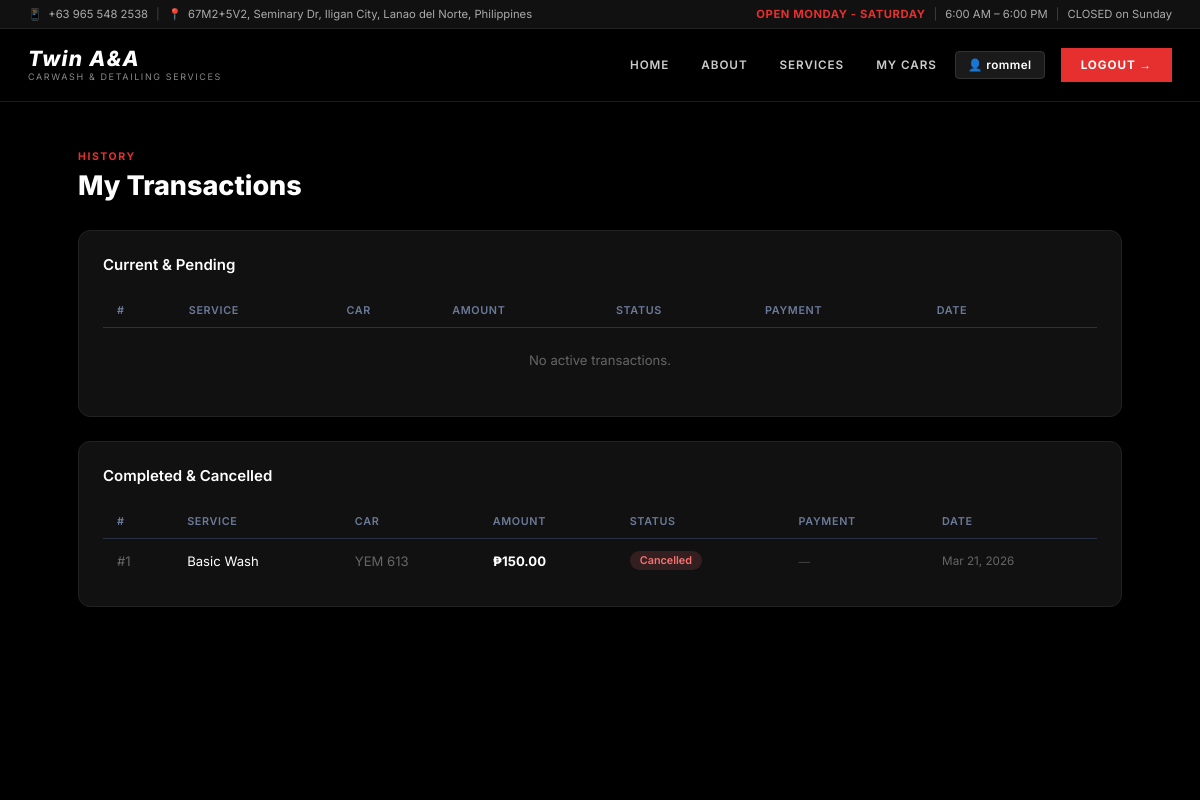
The page /portal/transactions/ (signed in) on the database its author committed.
### car_wash/models.py (models this page shows, shortened)
class Transaction(models.Model):
    STATUS_CHOICES = [
        ('pending',     'Pending'),
        ('in_progress', 'In Progress'),
        ('completed',   'Completed'),
        ('cancelled',   'Cancelled'),
    ]
    customer         = models.ForeignKey(Customer, on_delete=models.CASCADE, related_name='transactions')
    car              = models.ForeignKey(Car, on_delete=models.SET_NULL, null=True, blank=True, related_name='transactions')
    service          = models.ForeignKey(Service, on_delete=models.CASCADE, related_name='transactions')
    transaction_date = models.DateTimeField(auto_now_add=True)
    scheduled_date   = models.DateField(null=True, blank=True, help_text="Customer's preferred service date")
    scheduled_time   = models.TimeField(null=True, blank=True, help_text="Customer's preferred service time")
    status           = models.CharField(max_length=20, choices=STATUS_CHOICES, default='pending')
    notes            = models.TextField(blank=True)
    @property
    def amount(self):
        return self.service.price
    class Meta:
        ordering = ['-transaction_date']

class Service(models.Model):
    service_type     = models.CharField(max_length=100)
    service_name     = models.CharField(max_length=100)
    description      = models.TextField(blank=True)
    price            = models.DecimalField(max_digits=8, decimal_places=2)
    duration_minutes = models.PositiveIntegerField(default=30, help_text="Estimated duration in minutes")
    is_package       = models.BooleanField(default=False, help_text="Mark as a package deal")
    class Meta:
        ordering = ['service_type', 'service_name']

class Car(models.Model):
    CAR_TYPE_CHOICES = [
        ('sedan',      'Sedan'),
        ('suv',        'SUV'),
        ('van',        'Van'),
        ('pickup',     'Pickup Truck'),
        ('hatchback',  'Hatchback'),
        ('coupe',      'Coupe'),
        ('motorcycle', 'Motorcycle'),
        ('other',      'Other'),
    ]
    customer     = models.ForeignKey(Customer, on_delete=models.CASCADE, related_name='cars')
    plate_number = models.CharField(max_length=20)
    make         = models.CharField(max_length=100, help_text="e.g. Toyota")
    model_name   = models.CharField(max_length=100, help_text="e.g. Vios")
    year         = models.PositiveIntegerField(null=True, blank=True)
    color        = models.CharField(max_length=50, blank=True)
    car_type     = models.CharField(max_length=20, choices=CAR_TYPE_CHOICES, default='sedan')
    class Meta:
        ordering = ['plate_number']

### car_wash/views.py (the view)
# urls.py: path('portal/transactions/', views.portal_transactions, name='portal_transactions'),
@login_required(login_url='/portal/login/')
def portal_transactions(request):
    try:
        c = request.user.customer
    except Customer.DoesNotExist:
        logout(request)
        return redirect('portal_register')
    all_txs             = c.transactions.select_related('service', 'car').prefetch_related('payment').all()
    active_transactions = all_txs.filter(status__in=['pending', 'in_progress'])
    past_transactions   = all_txs.filter(status__in=['completed', 'cancelled'])
    return render(request, 'customer_transactions.html', {
        'active_transactions': active_transactions,
        'past_transactions':   past_transactions,
    })

### car_wash/templates/customer_transactions.html (shortened to what this page needs)
{% extends "customer_base.html" %}
{% block content %}
<div style="padding-top:12px">
  <div style="margin-bottom:28px">
    <div style="font-size:.7rem;font-weight:700;letter-spacing:.15em;color:#e63030;text-transform:uppercase;margin-bottom:6px">History</div>
    <h1 style="font-size:1.8rem;font-weight:800;color:#fff">My Transactions</h1>
  </div>
  <div class="card" style="background:#111;border-color:#222;margin-bottom:24px">
    <div class="card-header">
      <span class="card-title" style="color:#fff">Current & Pending</span>
    </div>
    <div class="tbl-wrap">
      <table>
        <thead><tr><th>#</th><th>Service</th><th>Car</th><th>Amount</th><th>Status</th><th>Payment</th><th>Date</th><th></th></tr></thead>
        <tbody>
          {% for tx in active_transactions %}
          <tr>
            <td style="color:#666">#{{ tx.pk }}</td>
            <td style="color:#fff">{{ tx.service.service_name }}</td>
            <td style="color:#666">{% if tx.car %}{{ tx.car.plate_number }}{% else %}—{% endif %}</td>
            <td style="font-weight:700;color:#e63030">₱{{ tx.amount }}</td>
            <td><span class="badge badge-{{ tx.status }}">{{ tx.get_status_display }}</span></td>
            <td>
              {% if tx.payment %}
                <span class="badge badge-{{ tx.payment.status }}">{{ tx.payment.get_status_display }}</span>
              {% else %}
                <a href="{% url 'portal_pay' tx.pk %}" class="btn btn-primary btn-sm">Pay Now</a>
              {% endif %}
            </td>
            <td style="color:#666;font-size:.78rem">{{ tx.transaction_date|date:"M d, Y" }}</td>
            <td>
              {% if tx.status == 'pending' %}
              <form method="post" action="{% url 'portal_cancel_transaction' tx.pk %}" onsubmit="return confirm('Cancel this transaction?')">
                {% csrf_token %}
                <button class="btn btn-danger btn-sm">Cancel</button>
              </form>
              {% endif %}
            </td>
          </tr>
          {% empty %}
          <tr><td colspan="8" style="text-align:center;color:#666;padding:24px">No active transactions.</td></tr>
          {% endfor %}
        </tbody>
      </table>
    </div>
  </div>
  <div class="card" style="background:#111;border-color:#222">
    <div class="card-header">
      <span class="card-title" style="color:#fff">Completed & Cancelled</span>
    </div>
    <div class="tbl-wrap">
      <table>
        <thead><tr><th>#</th><th>Service</th><th>Car</th><th>Amount</th><th>Status</th><th>Payment</th><th>Date</th></tr></thead>
        <tbody>
          {% for tx in past_transactions %}
          <tr>
            <td style="color:#666">#{{ tx.pk }}</td>
            <td style="color:#fff">{{ tx.service.service_name }}</td>
            <td style="color:#666">{% if tx.car %}{{ tx.car.plate_number }}{% else %}—{% endif %}</td>
            <td style="font-weight:700;color:#fff">₱{{ tx.amount }}</td>
            <td><span class="badge badge-{{ tx.status }}">{{ tx.get_status_display }}</span></td>
            <td>
              {% if tx.payment %}
                <span class="badge badge-{{ tx.payment.status }}">{{ tx.payment.get_status_display }}</span>
              {% else %}
                <span style="color:#444;font-size:.78rem">—</span>
              {% endif %}
            </td>
            <td style="color:#666;font-size:.78rem">{{ tx.transaction_date|date:"M d, Y" }}</td>
          </tr>
          {% empty %}
          <tr><td colspan="7" style="text-align:center;color:#666;padding:24px">No history yet.</td></tr>
          {% endfor %}
        </tbody>
      </table>
    </div>
  </div>
</div>
{% endblock %}

### car_wash/templates/customer_base.html (shortened to what this page needs)
{% load static %}
<!DOCTYPE html>
<html lang="en">
<head>
<link rel="stylesheet" href="{% static 'styles.css' %}">
<link rel="stylesheet" href="{% static 'customer_base.css' %}">
</head>
<body style="display:block;background:#000">
<div class="portal-wrap" style="background:#000">
  <div class="topinfo-bar">
    <div class="topinfo-inner">
      <div class="topinfo-left">
        <span><span class="ti-icon red">📱</span> +63 965 548 2538</span>
        <span class="ti-sep">|</span>
        <span><span class="ti-icon red">📍</span> 67M2+5V2, Seminary Dr, Iligan City, Lanao del Norte, Philippines</span>
      </div>
      <div class="topinfo-right">
        <span class="open-daily">OPEN MONDAY - SATURDAY</span>
        <span class="ti-sep">|</span>
        <span>6:00 AM – 6:00 PM</span>
        <span class="ti-sep">|</span>
        <span>CLOSED on Sunday</span>
      </div>
    </div>
  </div>
  <nav class="main-nav">
    <div class="main-nav-inner">
      <div class="brand">
        <span class="brand-name">Twin A&A</span>
        <span class="brand-sub">CARWASH &amp; DETAILING SERVICES</span>
      </div>
      <div class="main-nav-links">
        <a href="{% url 'portal_home' %}" class="mnl">HOME</a>
        <a href="{% url 'portal_home' %}#about" class="mnl">ABOUT</a>
        <a href="{% url 'portal_home' %}#services" class="mnl">SERVICES</a>
        <a href="{% url 'portal_cars' %}" class="mnl">MY CARS</a>
        {% if user.is_authenticated %}
          <a href="{% url 'portal_profile' %}" class="mnl-username">
            👤 {{ user.get_full_name|default:user.username }}
          </a>
          <a href="{% url 'portal_logout' %}" class="mnl-btn-red">LOGOUT →</a>
        {% else %}
          <a href="{% url 'portal_login' %}" class="mnl">LOGIN</a>
          <a href="{% url 'portal_register' %}" class="mnl-btn-red">REGISTER →</a>
        {% endif %}
      </div>
    </div>
  </nav>
  <div class="portal-body" style="background:#000;max-width:1100px">
    {% block content %}{% endblock %}
  </div>
</div>
</body>
</html>

### car_wash/static/styles.css (style rules this page uses)
:root { --bg: #0d0f14; --surface: #161a23; --card: #1d2230; --border: #2a3045; --accent: #4f9cf9; --accent2: #6ee7b7; --danger: #f87171; --warn: #fbbf24; --text: #e8eaf0; --muted: #6b7a99; --radius: 12px; --shadow: 0 4px 24px rgba(0,0,0,.4); }
*, *::before, *::after { box-sizing: border-box; margin: 0; padding: 0; }
html { font-size: 15px; }
body { font-family: 'Inter', 'Segoe UI', system-ui, sans-serif; background: var(--bg); color: var(--text); min-height: 100vh; display: flex; }
.card { background: var(--card); border: 1px solid var(--border); border-radius: var(--radius); padding: 24px; box-shadow: var(--shadow); }
.card-header { display: flex; align-items: center; justify-content: space-between; margin-bottom: 20px; }
.card-title { font-size: 1rem; font-weight: 600; }
.tbl-wrap { overflow-x: auto; }
table { width: 100%; border-collapse: collapse; font-size: .875rem; }
th { text-align: left; padding: 10px 14px; font-size: .72rem; font-weight: 600; color: var(--muted); text-transform: uppercase; letter-spacing: .06em; border-bottom: 1px solid var(--border); }
td { padding: 12px 14px; border-bottom: 1px solid var(--border); vertical-align: middle; }
tr:last-child td { border-bottom: none; }
.badge { display: inline-block; padding: 3px 10px; border-radius: 999px; font-size: .72rem; font-weight: 600; }
.badge-cancelled { background: rgba(248,113,113,.15); color: var(--danger); }
.portal-wrap { min-height: 100vh; background: var(--bg); display: flex; flex-direction: column; }
.portal-body { flex: 1; padding: 32px 28px; max-width: 900px; margin: 0 auto; width: 100%; }

### car_wash/static/customer_base.css (style rules this page uses)
.topinfo-bar { background: #111; border-bottom: 1px solid #222; padding: 7px 0; font-size: .75rem; color: #aaa; }
.topinfo-inner { max-width: 1200px; margin: 0 auto; padding: 0 28px; display: flex; align-items: center; justify-content: space-between; flex-wrap: wrap; gap: 6px; }
.topinfo-left, .topinfo-right { display: flex; align-items: center; gap: 8px; flex-wrap: wrap; }
.ti-sep { color: #444; }
.ti-icon { margin-right: 3px; }
.ti-icon.red { color: #e63030; }
.open-daily { color: #e63030; font-weight: 700; letter-spacing: .05em; }
.main-nav { background: #000; border-bottom: 1px solid #1a1a1a; padding: 0; position: sticky; top: 0; z-index: 200; }
.main-nav-inner { max-width: 1200px; margin: 0 auto; padding: 0 28px; display: flex; align-items: center; justify-content: space-between; height: 72px; }
.brand { display: flex; flex-direction: column; justify-content: center; }
.brand-name { font-size: 1.4rem; font-weight: 800; color: #fff; letter-spacing: .06em; line-height: 1; font-style: italic; }
.brand-sub { font-size: .6rem; color: #888; letter-spacing: .18em; text-transform: uppercase; margin-top: 2px; }
.main-nav-links { display: flex; align-items: center; gap: 4px; }
.mnl { padding: 6px 14px; color: #ccc; font-size: .78rem; font-weight: 600; letter-spacing: .08em; text-transform: uppercase; text-decoration: none; transition: color .15s; }
.mnl-btn-red { display: inline-flex; align-items: center; padding: 10px 20px; background: #e63030; color: #fff; font-size: .78rem; font-weight: 700; letter-spacing: .08em; text-transform: uppercase; text-decoration: none; transition: background .15s; margin-left: 8px; }
.portal-body { padding: 36px 28px; margin: 0 auto; }
.mnl-username { display: inline-flex; align-items: center; padding: 6px 12px; color: #fff; font-size: .78rem; font-weight: 600; letter-spacing: .04em; background: #1a1a1a; border: 1px solid #333; border-radius: 4px; margin-right: 4px; text-decoration: none; transition: background .15s, border-color .15s; }

### rows shown on the page
Transaction: pk "1", service.service_name "Basic Wash", car.plate_number "YEM 613", amount "150.00", status "Cancelled", transaction_date "Mar 21, 2026"

### other values the page prints
{{ user.get_full_name|default:user.username }} "rommel"
